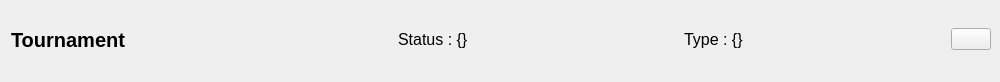
<?xml version="1.0" encoding="UTF-8"?>
<ui version="4.0">
 <class>Form</class>
 <widget class="QWidget" name="Form">
  <property name="geometry">
   <rect>
    <x>0</x>
    <y>0</y>
    <width>1000</width>
    <height>82</height>
   </rect>
  </property>
  <property name="windowTitle">
   <string>Form</string>
  </property>
  <property name="autoFillBackground">
   <bool>false</bool>
  </property>
  <layout class="QHBoxLayout" name="horizontalLayout" stretch="3,0,2,0,2,0,0">
   <property name="topMargin">
    <number>8</number>
   </property>
   <property name="rightMargin">
    <number>9</number>
   </property>
   <item>
    <layout class="QVBoxLayout" name="verticalLayout">
     <item>
      <widget class="QLabel" name="tnName">
       <property name="sizePolicy">
        <sizepolicy hsizetype="Expanding" vsizetype="Expanding">
         <horstretch>0</horstretch>
         <verstretch>0</verstretch>
        </sizepolicy>
       </property>
       <property name="minimumSize">
        <size>
         <width>200</width>
         <height>0</height>
        </size>
       </property>
       <property name="font">
        <font>
         <pointsize>15</pointsize>
         <weight>75</weight>
         <bold>true</bold>
        </font>
       </property>
       <property name="text">
        <string>Tournament</string>
       </property>
      </widget>
     </item>
    </layout>
   </item>
   <item>
    <spacer name="horizontalSpacer_8">
     <property name="orientation">
      <enum>Qt::Horizontal</enum>
     </property>
     <property name="sizeHint" stdset="0">
      <size>
       <width>20</width>
       <height>20</height>
      </size>
     </property>
    </spacer>
   </item>
   <item>
    <widget class="QLabel" name="tnStatus">
     <property name="sizePolicy">
      <sizepolicy hsizetype="Expanding" vsizetype="Expanding">
       <horstretch>0</horstretch>
       <verstretch>0</verstretch>
      </sizepolicy>
     </property>
     <property name="font">
      <font>
       <pointsize>12</pointsize>
       <italic>false</italic>
      </font>
     </property>
     <property name="text">
      <string comment="Form">Status : {}</string>
     </property>
    </widget>
   </item>
   <item>
    <spacer name="horizontalSpacer">
     <property name="orientation">
      <enum>Qt::Horizontal</enum>
     </property>
     <property name="sizeHint" stdset="0">
      <size>
       <width>40</width>
       <height>20</height>
      </size>
     </property>
    </spacer>
   </item>
   <item>
    <widget class="QLabel" name="tnType">
     <property name="sizePolicy">
      <sizepolicy hsizetype="Expanding" vsizetype="Expanding">
       <horstretch>0</horstretch>
       <verstretch>0</verstretch>
      </sizepolicy>
     </property>
     <property name="font">
      <font>
       <pointsize>12</pointsize>
       <italic>false</italic>
      </font>
     </property>
     <property name="text">
      <string comment="Form">Type : {}</string>
     </property>
    </widget>
   </item>
   <item>
    <spacer name="horizontalSpacer_9">
     <property name="orientation">
      <enum>Qt::Horizontal</enum>
     </property>
     <property name="sizeHint" stdset="0">
      <size>
       <width>20</width>
       <height>20</height>
      </size>
     </property>
    </spacer>
   </item>
   <item>
    <widget class="QPushButton" name="btnDelete">
     <property name="focusPolicy">
      <enum>Qt::ClickFocus</enum>
     </property>
     <property name="text">
      <string/>
     </property>
     <property name="icon">
      <iconset resource="assets.qrc">
       <normaloff>:/ui/img/icons/red-cross.png</normaloff>:/ui/img/icons/red-cross.png</iconset>
     </property>
     <property name="iconSize">
      <size>
       <width>30</width>
       <height>30</height>
      </size>
     </property>
    </widget>
   </item>
  </layout>
 </widget>
 <resources>
  <include location="assets.qrc"/>
 </resources>
 <connections/>
</ui>
